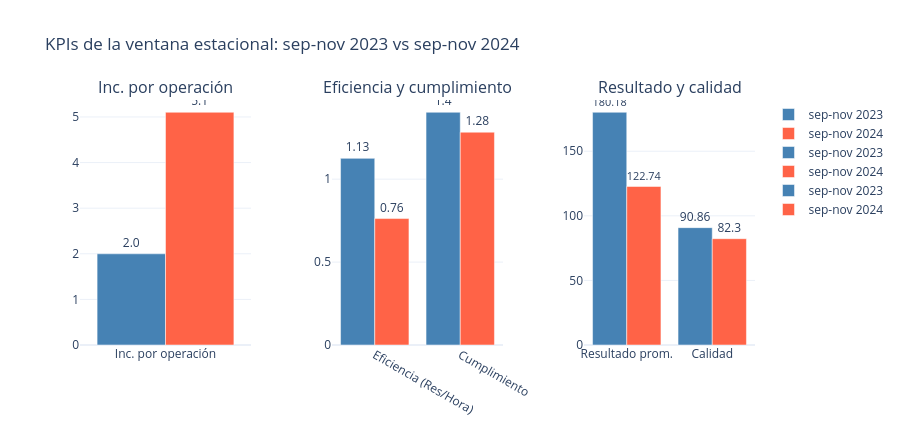

Notebook cell for this chart:
### Markdown cell above
### <font color="#e391e3">Actividad 5 — Nuevos KPIs propuestos</font>
Para una actividad estacional se necesitan indicadores <font color="#adc261">**por ventana**</font> y con <font color="#adc261">**baseline interanual**</font> (comparación contra la misma ventana del año anterior):

| Nuevo KPI | Fórmula | sep–nov 2023 | sep–nov 2024 | Qué mide |
|---|---|---|---|---|
| **Tasa de incidentes por operación en la ventana** | `Incidentes` / operaciones en sep–nov | 2,00 | **5,10** | Intensidad de incidentes del período estacional |
| **Índice de estacionalidad de incidentes** | inc/op ventana ÷ inc/op anual | 0,96 | **1,80** | Cuánto concentra la ventana (> 1 = por encima del año) |
| **Variación interanual de la ventana** | Δ % vs misma ventana del año anterior | — | inc/op **+155 %**; eficiencia **−32 %** | Deterioro real vs año previo en la misma ventana |
| **Cumplimiento en la ventana** | `Resultado/Actividad` en sep–nov | 1,403 | 1,283 | Si la planificación (meta) contempló la estacionalidad |
| **Eficiencia en la ventana** | `Resultado/Horas` en sep–nov | 1,125 | **0,763** | Rendimiento por hora del período estacional |
| **Peso de la ventana** | % de incidentes anuales en sep–nov | 20 % | **50 %** | Concentración del riesgo en el período |
| **Resultado por operación en la ventana** | Media de `Resultado` en sep–nov | 180,2 | **122,7** | Nivel de producción unitario del período |

### Code cell
# ── Actividad 5: cálculo de los nuevos KPIs estacionales ──────────
v23 = datos[(datos["Año"] == 2023) & datos["Ventana"]]
v24 = datos[(datos["Año"] == 2024) & datos["Ventana"]]
a23 = datos[datos["Año"] == 2023]
a24 = datos[datos["Año"] == 2024]

incop = lambda x: x["Incidentes"].mean()

nuevos_kpis = pd.DataFrame({
    "KPI": [
        "Tasa de incidentes por operación en la ventana",
        "Índice de estacionalidad de incidentes",
        "Variación interanual de la ventana (inc. por op.)",
        "Variación interanual de la ventana (eficiencia)",
        "Cumplimiento en la ventana",
        "Eficiencia en la ventana",
        "Peso de la ventana en los incidentes anuales",
        "Resultado por operación en la ventana",
    ],
    "Fórmula / definición": [
        "Media de Incidentes en sep-nov",
        "inc/op ventana ÷ inc/op del año",
        "(inc/op 2024 − inc/op 2023) / inc/op 2023",
        "(eficiencia 2024 − eficiencia 2023) / eficiencia 2023",
        "Media de Resultado/Actividad en sep-nov",
        "Media de Resultado/Horas en sep-nov",
        "Incidentes sep-nov ÷ incidentes del año",
        "Media de Resultado en sep-nov",
    ],
    "sep-nov 2023": [
        round(incop(v23), 2),
        round(incop(v23) / incop(a23), 2),
        "—", "—",
        round(v23.Cumplimiento.mean(), 3),
        round(v23.Eficiencia_Hora.mean(), 3),
        f"{v23.Incidentes.sum() / a23.Incidentes.sum() * 100:.0f} %",
        round(v23.Resultado.mean(), 1),
    ],
    "sep-nov 2024": [
        round(incop(v24), 2),
        round(incop(v24) / incop(a24), 2),
        f"{(incop(v24) / incop(v23) - 1) * 100:+.0f} %",
        f"{(v24.Eficiencia_Hora.mean() / v23.Eficiencia_Hora.mean() - 1) * 100:+.0f} %",
        round(v24.Cumplimiento.mean(), 3),
        round(v24.Eficiencia_Hora.mean(), 3),
        f"{v24.Incidentes.sum() / a24.Incidentes.sum() * 100:.0f} %",
        round(v24.Resultado.mean(), 1),
    ],
})
print("═" * 100)
print("NUEVOS KPIs — baseline interanual de la ventana estacional")
print("═" * 100)
print(nuevos_kpis.to_string(index=False))

# Comparación visual de los KPIs de la ventana (2023 vs 2024), por escala
def valor_kpi(k, anio):
    v = v23 if anio == 2023 else v24
    return {
        "Inc. por operación": incop(v),
        "Eficiencia (Res/Hora)": v.Eficiencia_Hora.mean(),
        "Cumplimiento": v.Cumplimiento.mean(),
        "Resultado prom.": v.Resultado.mean(),
        "Calidad": v.Calidad.mean(),
    }[k]

fig3 = make_subplots(rows=1, cols=3,
                     subplot_titles=("Inc. por operación", "Eficiencia y cumplimiento",
                                     "Resultado y calidad"),
                     horizontal_spacing=0.12)
for kpis, col in [(["Inc. por operación"], 1),
                  (["Eficiencia (Res/Hora)", "Cumplimiento"], 2),
                  (["Resultado prom.", "Calidad"], 3)]:
    for anio, nombre, color in [(2023, "sep-nov 2023", "steelblue"),
                                (2024, "sep-nov 2024", "tomato")]:
        vals = [valor_kpi(k, anio) for k in kpis]
        fig3.add_trace(go.Bar(x=kpis, y=vals, name=nombre, marker_color=color,
                              text=[round(v, 2) for v in vals], textposition="outside"),
                       row=1, col=col)
fig3.update_layout(height=430, barmode="group",
                   title="KPIs de la ventana estacional: sep-nov 2023 vs sep-nov 2024")
fig3.show()

### Figure 1 — Plotly figure (JSON) as saved in the notebook; plotly's stock layout.template omitted (floating-point values rounded to 4 significant figures)
{"data": [{"marker": {"color": "steelblue"}, "name": "sep-nov 2023", "text": ["2.0"], "textposition": "outside", "type": "bar", "x": ["Inc. por operación"], "xaxis": "x", "y": [2], "yaxis": "y"}, {"marker": {"color": "tomato"}, "name": "sep-nov 2024", "text": ["5.1"], "textposition": "outside", "type": "bar", "x": ["Inc. por operación"], "xaxis": "x", "y": [5.103], "yaxis": "y"}, {"marker": {"color": "steelblue"}, "name": "sep-nov 2023", "text": ["1.13", "1.4"], "textposition": "outside", "type": "bar", "x": ["Eficiencia (Res/Hora)", "Cumplimiento"], "xaxis": "x2", "y": [1.125, 1.403], "yaxis": "y2"}, {"marker": {"color": "tomato"}, "name": "sep-nov 2024", "text": ["0.76", "1.28"], "textposition": "outside", "type": "bar", "x": ["Eficiencia (Res/Hora)", "Cumplimiento"], "xaxis": "x2", "y": [0.7625, 1.283], "yaxis": "y2"}, {"marker": {"color": "steelblue"}, "name": "sep-nov 2023", "text": ["180.18", "90.86"], "textposition": "outside", "type": "bar", "x": ["Resultado prom.", "Calidad"], "xaxis": "x3", "y": [180.2, 90.86], "yaxis": "y3"}, {"marker": {"color": "tomato"}, "name": "sep-nov 2024", "text": ["122.74", "82.3"], "textposition": "outside", "type": "bar", "x": ["Resultado prom.", "Calidad"], "xaxis": "x3", "y": [122.7, 82.3], "yaxis": "y3"}], "layout": {"annotations": [{"font": {"size": 16}, "showarrow": false, "text": "Inc. por operación", "x": 0.1267, "xanchor": "center", "xref": "paper", "y": 1, "yanchor": "bottom", "yref": "paper"}, {"font": {"size": 16}, "showarrow": false, "text": "Eficiencia y cumplimiento", "x": 0.5, "xanchor": "center", "xref": "paper", "y": 1, "yanchor": "bottom", "yref": "paper"}, {"font": {"size": 16}, "showarrow": false, "text": "Resultado y calidad", "x": 0.8733, "xanchor": "center", "xref": "paper", "y": 1, "yanchor": "bottom", "yref": "paper"}], "barmode": "group", "height": 430, "title": {"text": "KPIs de la ventana estacional: sep-nov 2023 vs sep-nov 2024"}, "xaxis": {"anchor": "y", "domain": [0, 0.2533]}, "xaxis2": {"anchor": "y2", "domain": [0.3733, 0.6267]}, "xaxis3": {"anchor": "y3", "domain": [0.7467, 1]}, "yaxis": {"anchor": "x", "domain": [0, 1]}, "yaxis2": {"anchor": "x2", "domain": [0, 1]}, "yaxis3": {"anchor": "x3", "domain": [0, 1]}}}
